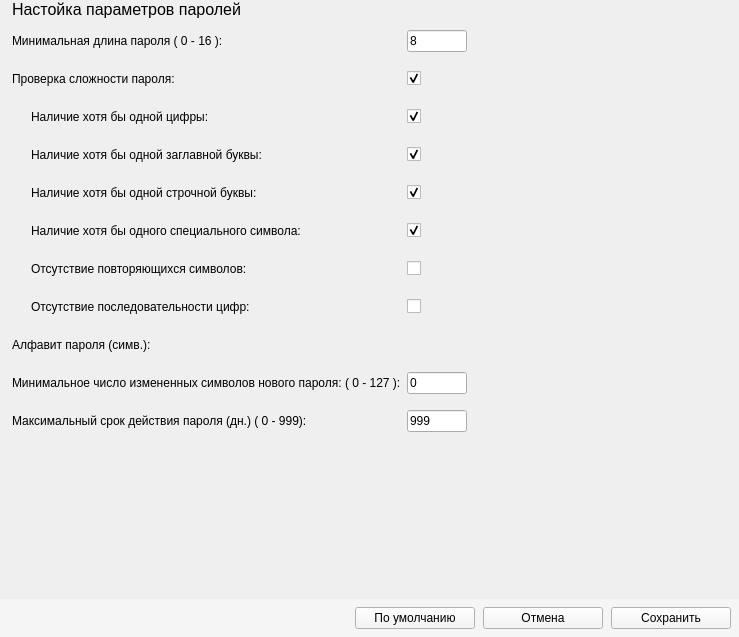
<?xml version="1.0" encoding="UTF-8"?>
<ui version="4.0">
 <class>PasswdParmsPanel</class>
 <widget class="QWidget" name="PasswdParmsPanel">
  <property name="geometry">
   <rect>
    <x>0</x>
    <y>0</y>
    <width>739</width>
    <height>637</height>
   </rect>
  </property>
  <property name="focusPolicy">
   <enum>Qt::StrongFocus</enum>
  </property>
  <property name="windowTitle">
   <string>Form</string>
  </property>
  <layout class="QVBoxLayout" name="verticalLayout">
   <property name="leftMargin">
    <number>0</number>
   </property>
   <property name="topMargin">
    <number>0</number>
   </property>
   <property name="rightMargin">
    <number>0</number>
   </property>
   <property name="bottomMargin">
    <number>0</number>
   </property>
   <item>
    <widget class="QLabel" name="label">
     <property name="font">
      <font>
       <pointsize>12</pointsize>
      </font>
     </property>
     <property name="styleSheet">
      <string notr="true">margin-left: 8px;</string>
     </property>
     <property name="text">
      <string>Настойка параметров паролей</string>
     </property>
    </widget>
   </item>
   <item>
    <layout class="QHBoxLayout" name="horizontalLayout">
     <property name="leftMargin">
      <number>12</number>
     </property>
     <item>
      <layout class="QGridLayout" name="gridLayout">
       <item row="0" column="0">
        <widget class="QLabel" name="min_passwd_len_label">
         <property name="minimumSize">
          <size>
           <width>0</width>
           <height>32</height>
          </size>
         </property>
         <property name="text">
          <string>Минимальная длина пароля ( 0 - 16 ):</string>
         </property>
        </widget>
       </item>
       <item row="0" column="1">
        <widget class="QLineEdit" name="min_passwd_len_line_edit">
         <property name="sizePolicy">
          <sizepolicy hsizetype="Fixed" vsizetype="Fixed">
           <horstretch>0</horstretch>
           <verstretch>0</verstretch>
          </sizepolicy>
         </property>
         <property name="maximumSize">
          <size>
           <width>60</width>
           <height>16777215</height>
          </size>
         </property>
         <property name="text">
          <string>8</string>
         </property>
         <property name="maxLength">
          <number>2</number>
         </property>
        </widget>
       </item>
       <item row="1" column="0">
        <widget class="QLabel" name="passwd_difficulty_label">
         <property name="minimumSize">
          <size>
           <width>0</width>
           <height>32</height>
          </size>
         </property>
         <property name="text">
          <string>Проверка сложности пароля:</string>
         </property>
        </widget>
       </item>
       <item row="1" column="1">
        <widget class="Toggle" name="passwd_difficulty_check_box">
         <property name="sizePolicy">
          <sizepolicy hsizetype="Maximum" vsizetype="Maximum">
           <horstretch>0</horstretch>
           <verstretch>0</verstretch>
          </sizepolicy>
         </property>
         <property name="text">
          <string/>
         </property>
         <property name="checked">
          <bool>true</bool>
         </property>
        </widget>
       </item>
       <item row="2" column="0">
        <widget class="QLabel" name="digit_present_label">
         <property name="minimumSize">
          <size>
           <width>0</width>
           <height>32</height>
          </size>
         </property>
         <property name="styleSheet">
          <string notr="true">margin-left: 16px;</string>
         </property>
         <property name="text">
          <string>Наличие хотя бы одной цифры:</string>
         </property>
        </widget>
       </item>
       <item row="2" column="1">
        <widget class="Toggle" name="digit_present_check_box">
         <property name="sizePolicy">
          <sizepolicy hsizetype="Maximum" vsizetype="Maximum">
           <horstretch>0</horstretch>
           <verstretch>0</verstretch>
          </sizepolicy>
         </property>
         <property name="text">
          <string/>
         </property>
         <property name="checked">
          <bool>true</bool>
         </property>
        </widget>
       </item>
       <item row="3" column="0">
        <widget class="QLabel" name="upcase_letter_label">
         <property name="minimumSize">
          <size>
           <width>0</width>
           <height>32</height>
          </size>
         </property>
         <property name="styleSheet">
          <string notr="true">margin-left: 16px;</string>
         </property>
         <property name="text">
          <string>Наличие хотя бы одной заглавной буквы:</string>
         </property>
        </widget>
       </item>
       <item row="3" column="1">
        <widget class="Toggle" name="upcase_letter_check_box">
         <property name="sizePolicy">
          <sizepolicy hsizetype="Maximum" vsizetype="Maximum">
           <horstretch>0</horstretch>
           <verstretch>0</verstretch>
          </sizepolicy>
         </property>
         <property name="text">
          <string/>
         </property>
         <property name="checked">
          <bool>true</bool>
         </property>
        </widget>
       </item>
       <item row="4" column="0">
        <widget class="QLabel" name="lowercase_letter_label">
         <property name="minimumSize">
          <size>
           <width>0</width>
           <height>32</height>
          </size>
         </property>
         <property name="styleSheet">
          <string notr="true">margin-left: 16px;</string>
         </property>
         <property name="text">
          <string>Наличие хотя бы одной строчной буквы:</string>
         </property>
        </widget>
       </item>
       <item row="4" column="1">
        <widget class="Toggle" name="lowercase_letter_check_box">
         <property name="sizePolicy">
          <sizepolicy hsizetype="Maximum" vsizetype="Maximum">
           <horstretch>0</horstretch>
           <verstretch>0</verstretch>
          </sizepolicy>
         </property>
         <property name="text">
          <string/>
         </property>
         <property name="checked">
          <bool>true</bool>
         </property>
        </widget>
       </item>
       <item row="5" column="0">
        <widget class="QLabel" name="special_char_label">
         <property name="minimumSize">
          <size>
           <width>0</width>
           <height>32</height>
          </size>
         </property>
         <property name="styleSheet">
          <string notr="true">margin-left: 16px;</string>
         </property>
         <property name="text">
          <string>Наличие хотя бы одного специального символа:</string>
         </property>
        </widget>
       </item>
       <item row="5" column="1">
        <widget class="Toggle" name="special_char_check_box">
         <property name="sizePolicy">
          <sizepolicy hsizetype="Maximum" vsizetype="Maximum">
           <horstretch>0</horstretch>
           <verstretch>0</verstretch>
          </sizepolicy>
         </property>
         <property name="text">
          <string/>
         </property>
         <property name="checked">
          <bool>true</bool>
         </property>
        </widget>
       </item>
       <item row="6" column="0">
        <widget class="QLabel" name="repeating_char_label">
         <property name="minimumSize">
          <size>
           <width>0</width>
           <height>32</height>
          </size>
         </property>
         <property name="styleSheet">
          <string notr="true">margin-left: 16px;</string>
         </property>
         <property name="text">
          <string>Отсутствие повторяющихся символов:</string>
         </property>
        </widget>
       </item>
       <item row="6" column="1">
        <widget class="Toggle" name="repeating_char_check_box">
         <property name="sizePolicy">
          <sizepolicy hsizetype="Maximum" vsizetype="Maximum">
           <horstretch>0</horstretch>
           <verstretch>0</verstretch>
          </sizepolicy>
         </property>
         <property name="text">
          <string/>
         </property>
        </widget>
       </item>
       <item row="7" column="0">
        <widget class="QLabel" name="repeating_digit_label">
         <property name="minimumSize">
          <size>
           <width>0</width>
           <height>32</height>
          </size>
         </property>
         <property name="styleSheet">
          <string notr="true">margin-left: 16px;</string>
         </property>
         <property name="text">
          <string>Отсутствие последовательности цифр:</string>
         </property>
        </widget>
       </item>
       <item row="7" column="1">
        <widget class="Toggle" name="repeating_digit_check_box">
         <property name="sizePolicy">
          <sizepolicy hsizetype="Maximum" vsizetype="Maximum">
           <horstretch>0</horstretch>
           <verstretch>0</verstretch>
          </sizepolicy>
         </property>
         <property name="text">
          <string/>
         </property>
        </widget>
       </item>
       <item row="8" column="0">
        <widget class="QLabel" name="passwd_alphabet_label">
         <property name="minimumSize">
          <size>
           <width>0</width>
           <height>32</height>
          </size>
         </property>
         <property name="text">
          <string>Алфавит пароля (симв.):</string>
         </property>
        </widget>
       </item>
       <item row="9" column="0">
        <widget class="QLabel" name="changed_symbols_label">
         <property name="minimumSize">
          <size>
           <width>0</width>
           <height>32</height>
          </size>
         </property>
         <property name="text">
          <string>Минимальное число измененных символов нового пароля: ( 0 - 127 ):</string>
         </property>
        </widget>
       </item>
       <item row="9" column="1">
        <widget class="QLineEdit" name="changed_symbols_lineedit">
         <property name="sizePolicy">
          <sizepolicy hsizetype="Fixed" vsizetype="Fixed">
           <horstretch>0</horstretch>
           <verstretch>0</verstretch>
          </sizepolicy>
         </property>
         <property name="maximumSize">
          <size>
           <width>60</width>
           <height>16777215</height>
          </size>
         </property>
         <property name="text">
          <string>0</string>
         </property>
         <property name="maxLength">
          <number>3</number>
         </property>
        </widget>
       </item>
       <item row="10" column="0">
        <widget class="QLabel" name="passwd_age_label">
         <property name="minimumSize">
          <size>
           <width>0</width>
           <height>32</height>
          </size>
         </property>
         <property name="text">
          <string>Максимальный срок действия пароля (дн.) ( 0 - 999):</string>
         </property>
        </widget>
       </item>
       <item row="10" column="1">
        <widget class="QLineEdit" name="passwd_age_line_edit">
         <property name="sizePolicy">
          <sizepolicy hsizetype="Fixed" vsizetype="Fixed">
           <horstretch>0</horstretch>
           <verstretch>0</verstretch>
          </sizepolicy>
         </property>
         <property name="maximumSize">
          <size>
           <width>60</width>
           <height>16777215</height>
          </size>
         </property>
         <property name="text">
          <string>999</string>
         </property>
         <property name="maxLength">
          <number>3</number>
         </property>
        </widget>
       </item>
      </layout>
     </item>
     <item>
      <spacer name="horizontalSpacer">
       <property name="orientation">
        <enum>Qt::Horizontal</enum>
       </property>
       <property name="sizeHint" stdset="0">
        <size>
         <width>40</width>
         <height>20</height>
        </size>
       </property>
      </spacer>
     </item>
    </layout>
   </item>
   <item>
    <spacer name="verticalSpacer">
     <property name="orientation">
      <enum>Qt::Vertical</enum>
     </property>
     <property name="sizeHint" stdset="0">
      <size>
       <width>20</width>
       <height>142</height>
      </size>
     </property>
    </spacer>
   </item>
   <item>
    <widget class="QWidget" name="widget" native="true">
     <property name="styleSheet">
      <string notr="true">background-color: #f5f5f5;</string>
     </property>
     <layout class="QHBoxLayout" name="horizontalLayout_2">
      <property name="spacing">
       <number>8</number>
      </property>
      <property name="leftMargin">
       <number>0</number>
      </property>
      <property name="topMargin">
       <number>8</number>
      </property>
      <property name="rightMargin">
       <number>8</number>
      </property>
      <property name="bottomMargin">
       <number>8</number>
      </property>
      <item>
       <spacer name="horizontal_spacer_1">
        <property name="orientation">
         <enum>Qt::Horizontal</enum>
        </property>
        <property name="sizeHint" stdset="0">
         <size>
          <width>40</width>
          <height>20</height>
         </size>
        </property>
       </spacer>
      </item>
      <item>
       <widget class="QPushButton" name="default_push_button">
        <property name="minimumSize">
         <size>
          <width>120</width>
          <height>0</height>
         </size>
        </property>
        <property name="text">
         <string>По умолчанию</string>
        </property>
       </widget>
      </item>
      <item>
       <widget class="QPushButton" name="cancel_push_button">
        <property name="minimumSize">
         <size>
          <width>120</width>
          <height>0</height>
         </size>
        </property>
        <property name="text">
         <string>Отмена</string>
        </property>
       </widget>
      </item>
      <item>
       <widget class="QPushButton" name="save_push_button">
        <property name="minimumSize">
         <size>
          <width>120</width>
          <height>0</height>
         </size>
        </property>
        <property name="text">
         <string>Сохранить</string>
        </property>
       </widget>
      </item>
     </layout>
    </widget>
   </item>
  </layout>
 </widget>
 <customwidgets>
  <customwidget>
   <class>Toggle</class>
   <extends>QCheckBox</extends>
   <header>toggle</header>
  </customwidget>
 </customwidgets>
 <resources/>
 <connections/>
</ui>
